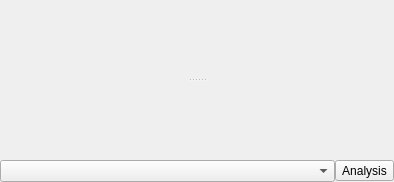
  <widget class="QDockWidget" name="dockWidgetDatasets">
   <property name="sizePolicy">
    <sizepolicy hsizetype="MinimumExpanding" vsizetype="Preferred">
     <horstretch>0</horstretch>
     <verstretch>0</verstretch>
    </sizepolicy>
   </property>
   <property name="minimumSize">
    <size>
     <width>394</width>
     <height>182</height>
    </size>
   </property>
   <property name="maximumSize">
    <size>
     <width>524287</width>
     <height>524287</height>
    </size>
   </property>
   <property name="windowIcon">
    <iconset>
     <normaloff>:/icons/icons/kitesurf.svg</normaloff>:/icons/icons/kitesurf.svg</iconset>
   </property>
   <property name="floating">
    <bool>false</bool>
   </property>
   <property name="features">
    <set>QDockWidget::DockWidgetFloatable|QDockWidget::DockWidgetMovable</set>
   </property>
   <property name="windowTitle">
    <string>Datasets</string>
   </property>
   <attribute name="dockWidgetArea">
    <number>1</number>
   </attribute>
   <widget class="QWidget" name="dockWidgetContents_4">
    <layout class="QGridLayout" name="gridLayout">
     <property name="leftMargin">
      <number>0</number>
     </property>
     <property name="topMargin">
      <number>0</number>
     </property>
     <property name="rightMargin">
      <number>0</number>
     </property>
     <property name="bottomMargin">
      <number>0</number>
     </property>
     <property name="spacing">
      <number>0</number>
     </property>
     <item row="1" column="0">
      <widget class="QComboBox" name="comboBox_Model">
       <property name="sizePolicy">
        <sizepolicy hsizetype="Expanding" vsizetype="Fixed">
         <horstretch>0</horstretch>
         <verstretch>0</verstretch>
        </sizepolicy>
       </property>
       <property name="toolTip">
        <string>This selection box is updated according to the selected dataset.</string>
       </property>
      </widget>
     </item>
     <item row="1" column="1">
      <widget class="QToolButton" name="toolButton">
       <property name="text">
        <string>Analysis</string>
       </property>
       <property name="icon">
        <iconset resource="resources/resource.qrc">
         <normaloff>:/icons/icons/list-add.png</normaloff>:/icons/icons/list-add.png</iconset>
       </property>
       <property name="toolButtonStyle">
        <enum>Qt::ToolButtonTextBesideIcon</enum>
       </property>
      </widget>
     </item>
     <item row="0" column="0" colspan="2">
      <widget class="QSplitter" name="splitter">
       <property name="orientation">
        <enum>Qt::Vertical</enum>
       </property>
       <widget class="QWidget" name="layoutWidget">
        <layout class="QVBoxLayout" name="verticalLayout_8">
         <property name="spacing">
          <number>0</number>
         </property>
        </layout>
       </widget>
       <widget class="QWidget" name="verticalLayoutWidget">
        <layout class="QVBoxLayout" name="verticalLayout_5"/>
       </widget>
      </widget>
     </item>
    </layout>
   </widget>
  </widget>
